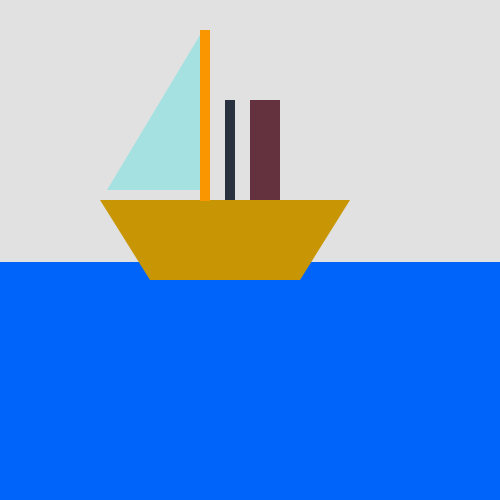
Frame 1 (no input)
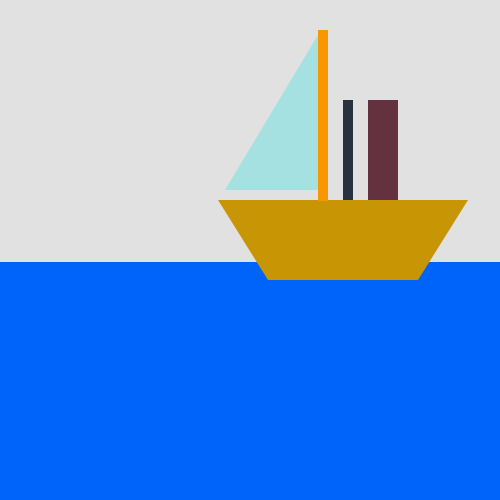
Frame 60 (the mouse pressed at the canvas centre just before this capture)
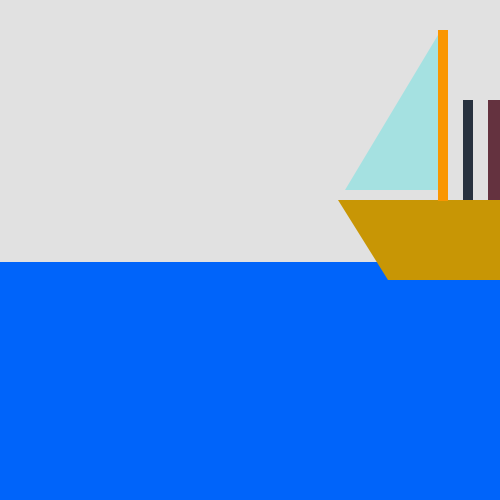
Frame 120 (the mouse held since frame 60 and released just before this capture)

The Processing sketch that drew these frames (run headless with seeded random() and noise(); from frame 60 on, the mouse is pressed at the canvas centre):

// Processing sketch: processing_50599
// ── processing_50599.pde

int posicionX;

void setup(){
size(500,500);
posicionX=100;

}

void draw(){
  
background(225);
fill (0,100,250);
noStroke();
rect(0,262,500,500);


noFill();
stroke(0);
noStroke();
fill(200,150,5);
quad(posicionX+50,280,posicionX+200,280,posicionX+250,200,posicionX,200);
fill (165,225,225);
triangle(posicionX+7,190,posicionX+100,190,posicionX+100,35);
fill (100,50,63);
rect(posicionX+150,100,30,100);
fill(250,150,0);
rect(posicionX+100,30,10,171);
fill (40,50,63);
rect(posicionX+125,100,10,100);
posicionX=posicionX+1; 
posicionX=posicionX+1;


//posicionX y se suma 1








}
